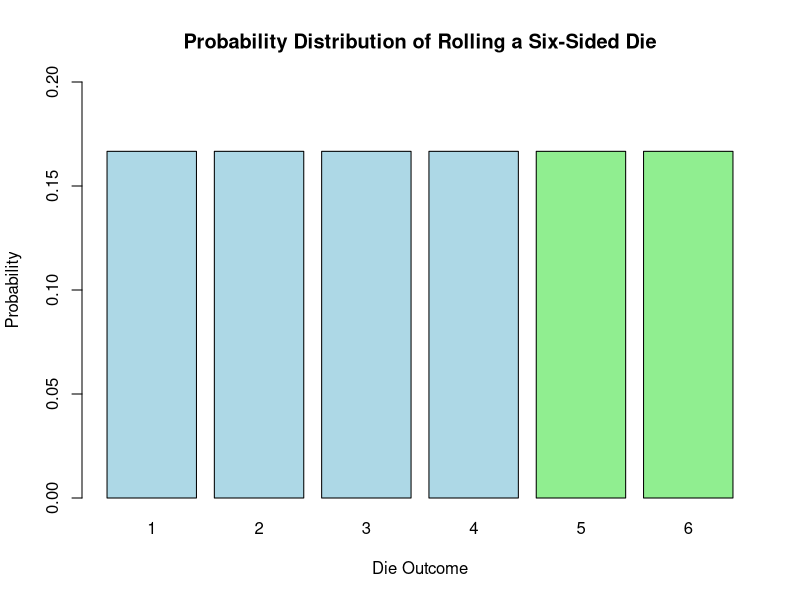

This chart was generated by the following R code:
# test R script
print("Hello, R in VSCode!")

# Basic probability script

# Define the sample space
total_outcomes <- 6

# Define the favorable outcomes (rolling a 5 or a 6)
favorable_outcomes <- 2

# Calculate probability of rolling greater than 4
probability <- favorable_outcomes / total_outcomes
print(paste("The probability of rolling a number greater than 4 is:", probability))

# Create a probability distribution for all outcomes (1 to 6)
outcomes <- 1:6
probabilities <- rep(1/total_outcomes, total_outcomes)  # Each side has equal probability

# Save the plot as a PNG
png(filename = "/Users/dusanzdravkovic/Desktop/Exam-P-Programs/probability_plot_testR.png", width = 800, height = 600)

# Plot the probability distribution
barplot(probabilities,
        names.arg = outcomes,          # Labels for x-axis (1 to 6)
        ylim = c(0, 0.2),              # Set y-axis limits to 0 to 0.2
        xlab = "Die Outcome",
        ylab = "Probability",
        main = "Probability Distribution of Rolling a Six-Sided Die",
        col = ifelse(outcomes > 4, "lightgreen", "lightblue"))  # Green for outcomes 5 and 6

# Close the device to save the file
dev.off()
